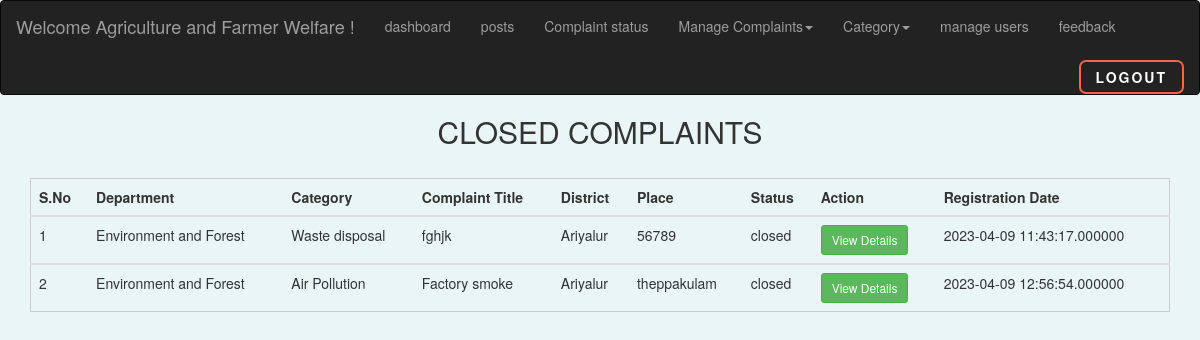
The app's page /en_close.php (signed in) with its own data.
### tables this page shows
CREATE TABLE `environment` (
  `id` int(250) NOT NULL,
  `umail` varchar(50) NOT NULL,
  `department` varchar(50) NOT NULL,
  `cat` varchar(50) NOT NULL,
  `ctitle` varchar(250) NOT NULL,
  `cdetail` varchar(250) NOT NULL,
  `cdoc` varchar(200) NOT NULL,
  `district` varchar(50) NOT NULL,
  `place` varchar(200) NOT NULL,
  `status` varchar(50) NOT NULL,
  `date` datetime(6) NOT NULL DEFAULT current_timestamp(6),
  `seen` varchar(50) NOT NULL,
  `cseen` varchar(10) NOT NULL,
  `cimage` varchar(255) NOT NULL
);

### en_close.php (the view, shortened to what this page needs)
<?php
include("dbconnect.php");
?>
<!DOCTYPE html>
<html>
<head>
  <link rel="stylesheet" href="https://maxcdn.bootstrapcdn.com/bootstrap/3.4.1/css/bootstrap.min.css">
  </head>
  <body style="background-color: #eaf6f6;">
    <nav class="navbar navbar-inverse">
      <div class="container-fluid">
    <div class="navbar-header">
      <a class="navbar-brand">Welcome <?php echo $_SESSION['aname']; ?> !</a>
    </div>
    <ul class="nav navbar-nav">
    <li><a href="en_notify.php">dashboard</a></li>
    <li><a href="envipost.php">posts</a></li>
    <li><a href="a_envi.php">Complaint status</a></li>
      <li class="dropdown">
      <a class="dropdown-toggle" data-toggle="dropdown" href="#">Manage Complaints<span class="caret"></span></a>
          </li>
        <li class="dropdown">
      <a class="dropdown-toggle" data-toggle="dropdown" href="#">Category<span class="caret"></span></a>
          </li>
          <li><a href="en_umanage.php">manage users</a></li>
          <li><a href="a_enfeed.php">feedback</a></li>
        </ul>
    <form method="get"><button class="back" name="logout">Logout</button></form>
  </div>
  </nav>
	<div>
			<h2 style="text-align: center;">CLOSED COMPLAINTS</h2>
  <br>
  <table  style="margin: 0 auto; width: 95%; border: 1px solid #ccc;" class="table">
      <thead>
    <tr>
      <th scope="col">S.No</th>
      <th scope="col">Department</th>
      <th scope="col">Category</th>
      <th scope="col">Complaint Title</th>
      <th scope="col">District</th>
      <th scope="col">Place</th>
      <th scope="col">Status</th>
      <th scope="col">Action</th>
      <th scope="col">Registration Date</th>
    </tr>
  </thead>
		<tr>
			<?php
  $status="closed";
  $qry=mysqli_query($conn,"select * from environment WHERE status='$status'");
  while ($row=mysqli_fetch_array($qry))
  {
  ?>
      <tbody>
      <td scope="row"></td>
      <td><?php   echo $row['department'];  ?></td>
      <td><?php   echo $row['cat'];  ?></td>
      <td><?php   echo $row['ctitle'];  ?></td>
      <td><?php   echo $row['district'];  ?></td>
      <td><?php   echo $row['place'];  ?></td>
      <td><?php   echo $row['status'];  ?></td>
      <td><a type="button" class="btn btn-success btn-sm" href='en_cview.php?id=<?php echo $row['id']?>'>View Details</a></td>
      <td><?php  echo $row['date'] ; ?></td>
    </tr>
  </tbody>
    <?php
  }
  ?>
	</table>
	</div>
</body>
</html>

### en_close.php (style rules this page uses)
.back { position: relative; padding: 5px 15px; border-radius: 7px; border: 2px solid rgb(255, 99, 71); font-size: 14px; text-transform: uppercase; font-weight: 600; letter-spacing: 2px; background: transparent; color: #fff; overflow: hidden; box-shadow: 0 0 0 0 transparent; -webkit-transition: all 0.2s ease-in; -moz-transition: all 0.2s ease-in; transition: all 0.2s ease-in; float: right; margin-left: 9px; margin-top: 9px; }
.back::before { content: ''; display: block; width: 0px; height: 86%; position: absolute; top: 7%; left: 0%; opacity: 0; background: #fff; box-shadow: 0 0 50px 30px #fff; -webkit-transform: skewX(-20deg); -moz-transform: skewX(-20deg); -ms-transform: skewX(-20deg); -o-transform: skewX(-20deg); transform: skewX(-20deg); }
body { counter-reset: serial; overflow-x: hidden; }
tr td:first-child:before { counter-increment: serial; content: counter(serial); }

### records on screen
environment: department "Environment and Forest", cat "Waste disposal", ctitle "fghjk", district "Ariyalur", place "56789", status "closed", date "2023-04-09 11:43:17.000000"
environment: department "Environment and Forest", cat "Air Pollution", ctitle "Factory smoke", district "Ariyalur", place "theppakulam", status "closed", date "2023-04-09 12:56:54.000000"

### other values on screen
$_SESSION['aname'] "Agriculture and Farmer Welfare"
